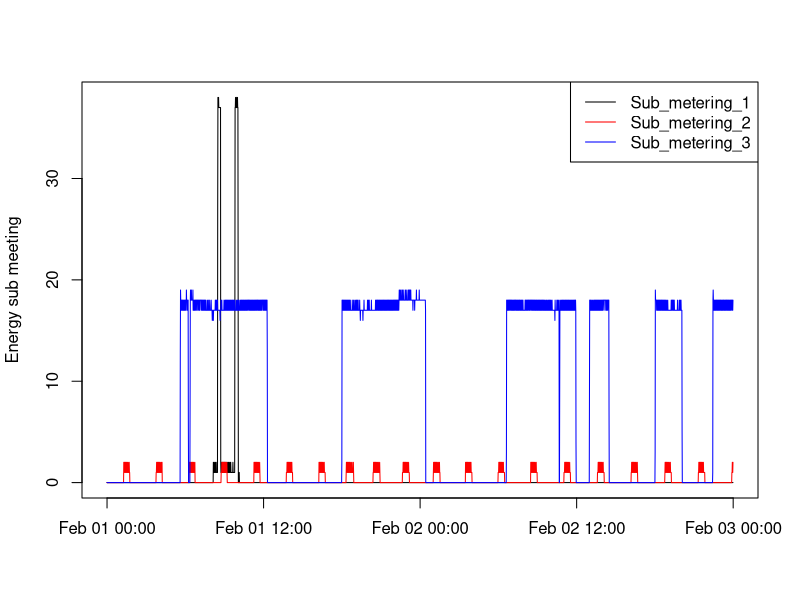

Reproduce this figure in R.
# exploratoryAnalysis Project 1
library(lubridate)
setwd("/home/xcheng0907/GoogleDrive/Courses/DataScience_Coursera/ExploratoryAnalysis/ExData_Plotting1")

# read the data 
hpc = read.table("./data/small_data.txt", header=T, sep=";", na.strings = "?")
hpc$date_time = ymd(hpc$Date) + hms(hpc$Time)

# plotting 2
png(filename='plot3.png',width=480,height=480, units='px')
with(hpc, plot(date_time, Sub_metering_1, type='l', col="black", ylab="Energy sub meeting", xlab=""))
with(hpc, lines(date_time, Sub_metering_2, col='red'))
with(hpc, lines(date_time, Sub_metering_3, col='blue'))
legend("topright", lty='solid', col=c("black", "red","blue"), legend=c("Sub_metering_1", "Sub_metering_2", "Sub_metering_3"  ))
dev.off()

